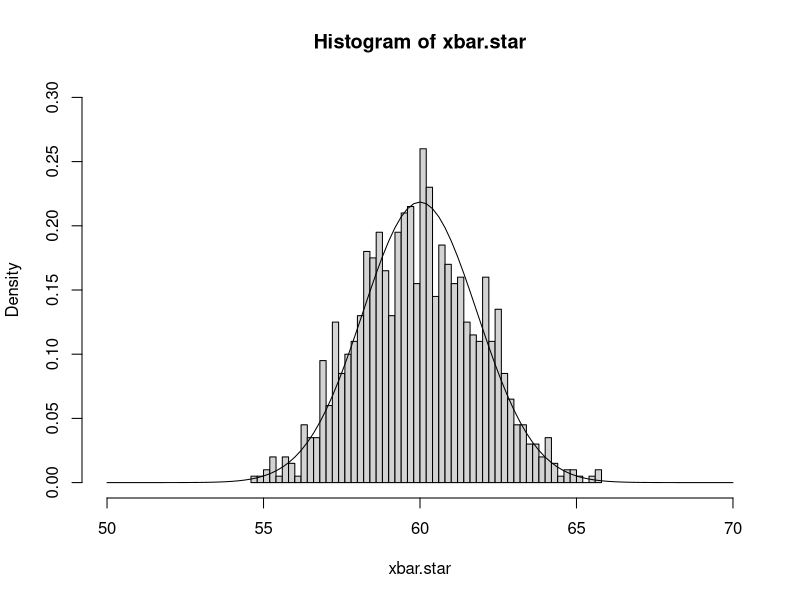
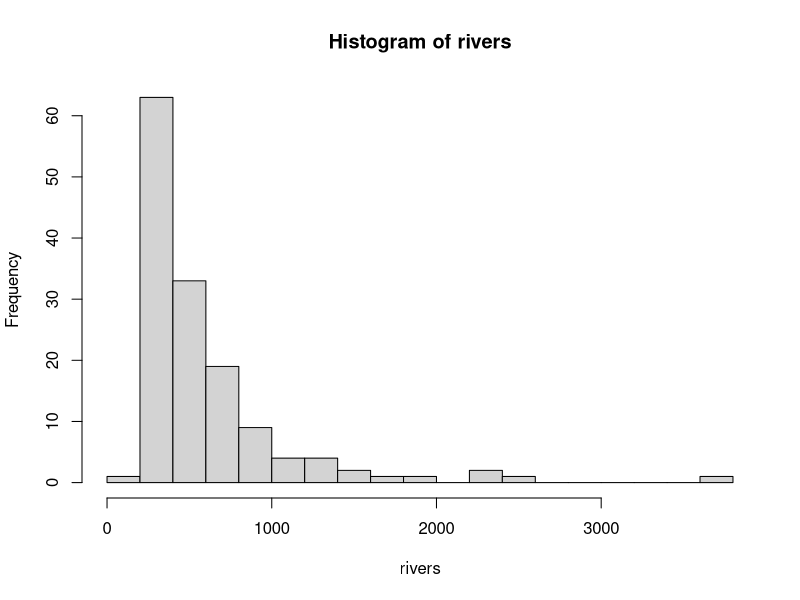
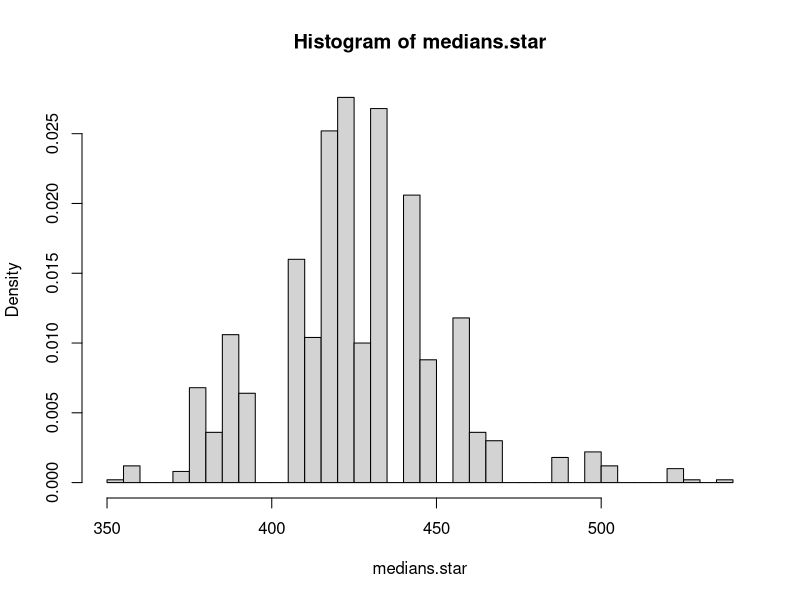

Write R code to recreate these figures, in order. (Note: this script raises an error after producing the figures.)
## Resampling Methods
## 4.2. The replicate Function

set.seed(100)

x <- 1:5
sample(x, replace = TRUE)
sample(x, replace = TRUE)

replicate(10, sample(x, replace = TRUE))

y <- replicate(10, sample(x, replace = TRUE),
               simplify = FALSE)
y

sapply(y, mean, simplify = TRUE)


####

## 4.3. Bootstrap Distribution—Standard Error of the Mean

set.seed(120)

pop.mean <- 60
pop.sd <- 10

sample.size <- 30

x <- rnorm(sample.size, mean = pop.mean, sd = pop.sd)
x <- as.integer(x)
x

resamples.1 <- replicate(1000, 
                         sample(x, replace = TRUE),
                         simplify = FALSE)

head(resamples.1, n = 2)

xbar.star <- sapply(resamples.1, mean, simplify = TRUE)

length(xbar.star)

head(xbar.star, n = 6)

hist(xbar.star, breaks=40, prob = TRUE, 
     xlim=c(50,70), ylim=c(0, 0.3))

sd.sample.means <- pop.sd/sqrt(sample.size)
sd.sample.means

curve(dnorm(x, mean = pop.mean, sd = sd.sample.means), 
      from = 50, to = 70, add = TRUE)

mean(xbar.star)

mean(x)

mean(xbar.star) - mean(x)

sd(xbar.star)

sd.sample.means

#

library(boot)

set.seed(120)

samplemean <- function(x, indices) { 
  return (mean(x[indices]))
}
boot(data = x, statistic = samplemean, R = 1000)

#

## 4.4. Bootstrap Distribution—Standard Error of the Median

set.seed(120)

length(rivers)

hist(rivers, breaks = 20)

mean(rivers)

median(rivers)


resamples.2 <- replicate(1000, 
                         sample(rivers, replace = TRUE),
                         simplify = FALSE)

medians.star <- sapply(resamples.2, median, 
                       simplify = TRUE)

length(medians.star)

hist(medians.star, breaks=30, prob = TRUE)

median(rivers)

mean(medians.star)

mean(medians.star) - median(rivers)

sd(medians.star)

set.seed(120)

samplemedian <- function(x, indices) { 
  return (median(x[indices]))
}


boot(data = rivers, 
     statistic = samplemedian, R = 1000)


## 4.5. Bootstrap Confidence Intervals


quantile(medians.star, c(0.025, 0.975))

set.seed(120)

samplemedian <- function(x, indices) { 
  return (median(x[indices]))
}

boot.data <- boot(data = rivers, 
                  statistic = samplemedian, R = 1000)

boot.ci(boot.data, conf = 0.95, type="perc")

getda